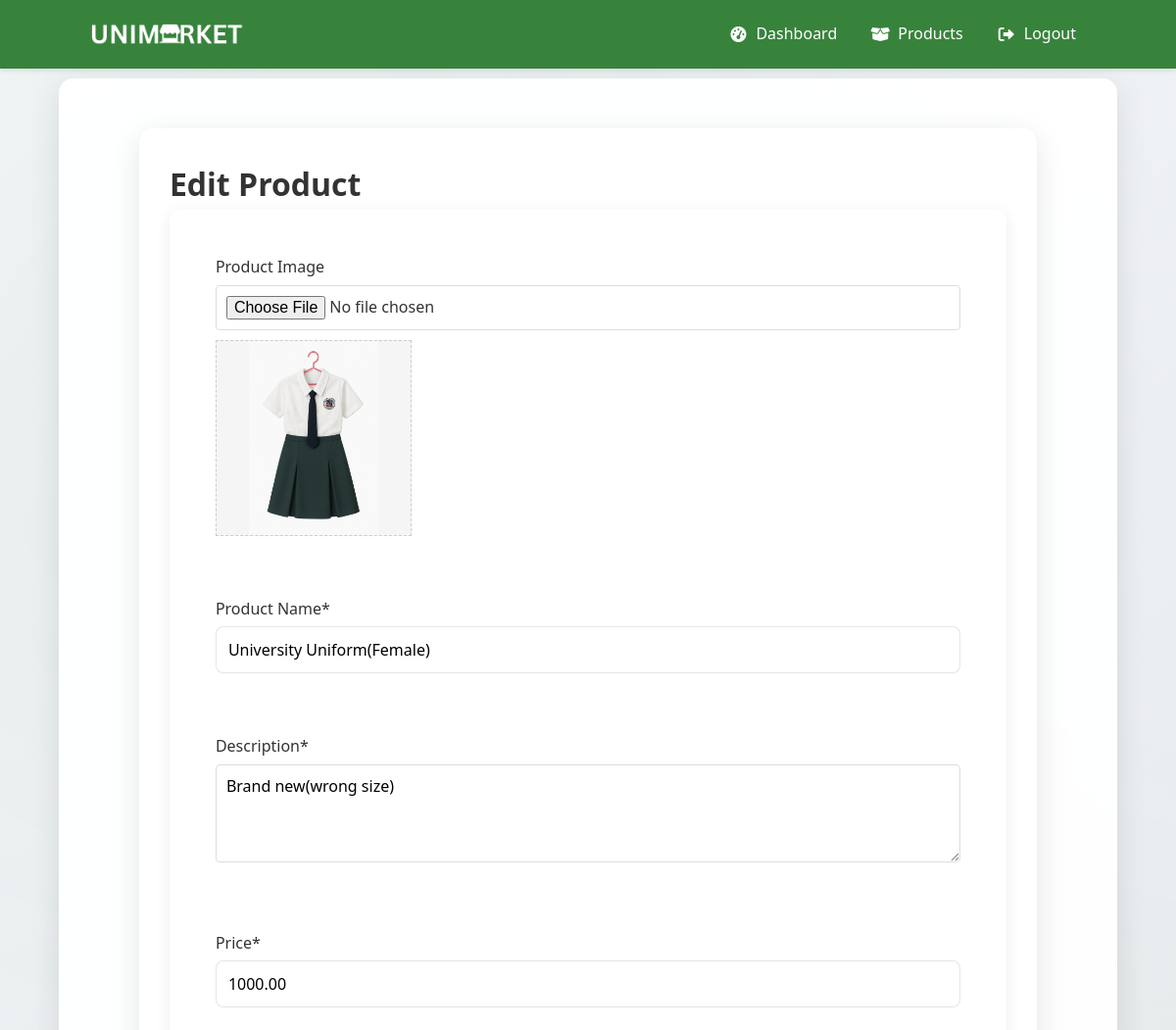
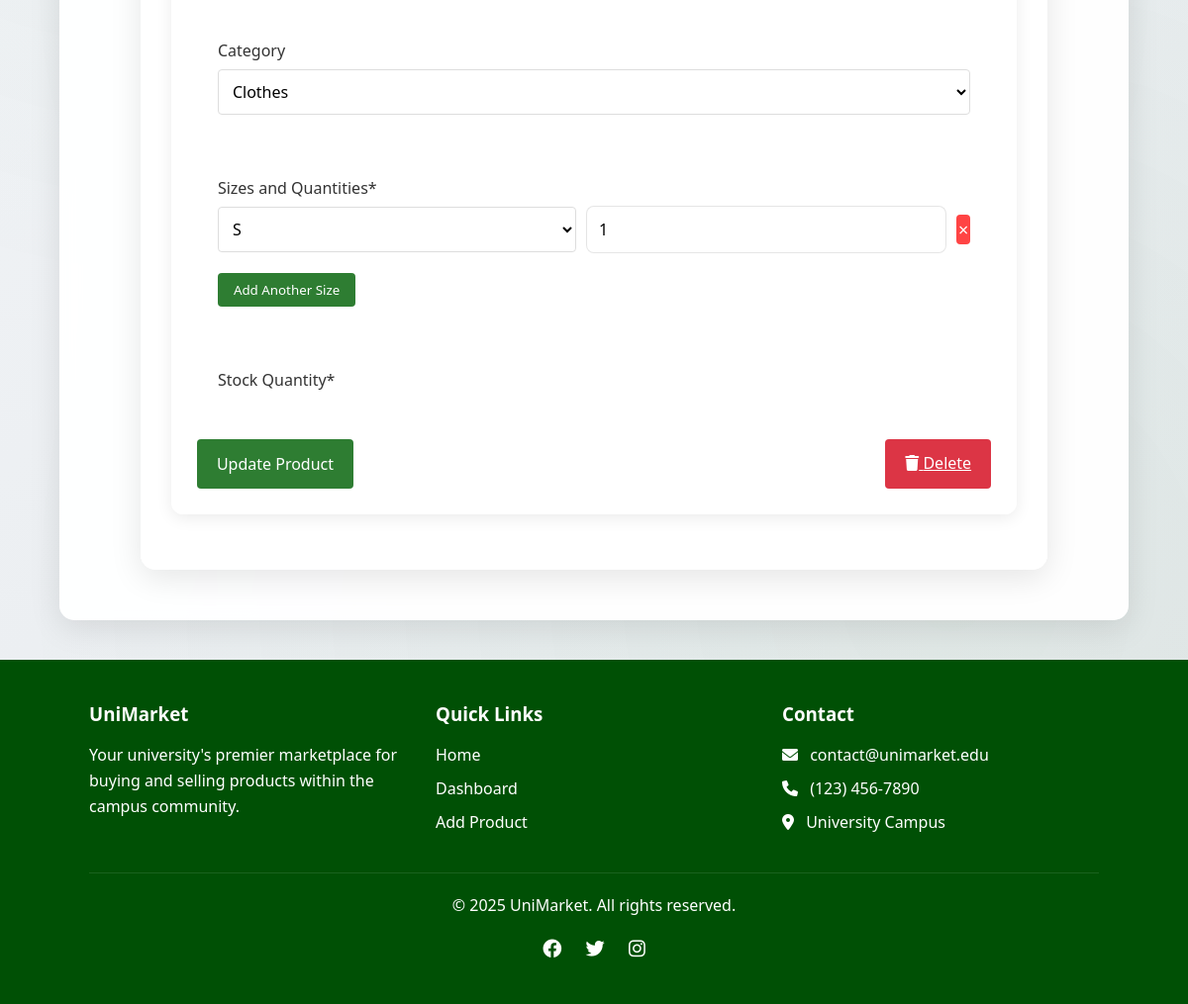
The page /unimarket/owner/products/edit.php?id=6 (signed in) on the database its author committed (2 pictures, top to bottom).
### tables this page shows
CREATE TABLE `products` (
  `product_id` int(11) NOT NULL,
  `owner_id` int(11) NOT NULL,
  `name` varchar(100) NOT NULL,
  `description` text DEFAULT NULL,
  `price` decimal(10,2) NOT NULL,
  `category` varchar(50) DEFAULT NULL,
  `stock_quantity` int(11) NOT NULL DEFAULT 0,
  `image_path` varchar(255) DEFAULT NULL,
  `size_data` longtext DEFAULT NULL CHECK (json_valid(`size_data`)),
  `created_at` timestamp NOT NULL DEFAULT current_timestamp(),
  `updated_at` timestamp NOT NULL DEFAULT current_timestamp() ON UPDATE current_timestamp(),
  `Sub_Cat` varchar(50) DEFAULT NULL
);

### Unimarket/owner/products/edit.php (the view, shortened to what this page needs)
<?php
require_once '../../config/database.php';
$product_id = (int)$_GET['id'];
$stmt = $pdo->prepare("SELECT * FROM products WHERE product_id = ? AND owner_id = ?");
$stmt->execute([$product_id, $_SESSION['user_id']]);
$product = $stmt->fetch();
$size_data = null;
if (isset($product['size_data']) && $product['size_data']) {
    $size_data = json_decode($product['size_data'], true);
}
?>
<!DOCTYPE html>
<html lang="en">
<head>
    <link rel="stylesheet" href="/unimarket/assets/css/style.css">
    <link rel="stylesheet" href="/unimarket/assets/css/responsive.css">
    <link rel="stylesheet" href="https://cdnjs.cloudflare.com/ajax/libs/font-awesome/6.0.0/css/all.min.css">
</head>
<body>
    <?php include '../../includes/header.php'; ?>
    <div class="container edit-product-container">
        <h1>Edit Product</h1>
        <form method="POST" enctype="multipart/form-data" class="card">
            <div class="form-group image-upload">
                <label>Product Image</label>
                <input type="file" name="image" id="productImage" accept="image/*">
                <div class="image-preview" id="imagePreview">
                    <?php if ($product['image_path']): ?>
                        <img src="/unimarket/assets/images/products/<?php echo $product['image_path']; ?>" alt="<?php echo htmlspecialchars($product['name']); ?>">
                    <?php else: ?>
                        <div class="default-text">No image selected</div>
                    <?php endif; ?>
                </div>
            </div>
            <div class="form-group">
                <label for="name">Product Name*</label>
                <input type="text" id="name" name="name" value="<?php echo htmlspecialchars($product['name']); ?>" required>
            </div>
            <div class="form-group">
                <label for="description">Description*</label>
                <textarea id="description" name="description" required><?php echo htmlspecialchars($product['description']); ?></textarea>
            </div>
            <div class="form-group">
                <label for="price">Price*</label>
                <input type="number" id="price" name="price" step="0.01" min="0.01" value="<?php echo htmlspecialchars($product['price']); ?>" required>
            </div>
            <div class="form-group">
                <label for="category">Category</label>
                <select id="category" name="category" onchange="updateSubcategories()">
                    <option value="clothes" <?php echo $product['category'] === 'clothes' ? 'selected' : ''; ?>>Clothes</option>
                </select>
            </div>
            <div class="form-group" id="sizeGroup" style="display: <?php echo isset($product['category']) && $product['category'] === 'clothes' ? 'block' : 'none'; ?>;">
                <label>Sizes and Quantities*</label>
                <div id="sizeContainer">
                    <?php if ($size_data && is_array($size_data)): ?>
                        <?php foreach ($size_data as $size => $quantity): ?>
                            <div class="size-row">
                                <select name="sizes[]" class="size-select">
                                    <option value="S" <?php echo $size === 'S' ? 'selected' : ''; ?>>S</option>
                                </select>
                                <input type="number" name="size_quantities[]" min="0" placeholder="Quantity" class="size-quantity" value="<?php echo $quantity; ?>">
                                <button type="button" class="btn-remove-size" onclick="removeSizeRow(this)">×</button>
                            </div>
                        <?php endforeach; ?>
                    <?php endif; ?>
                </div>
                <button type="button" class="btn-add-size" onclick="addSizeRow()">Add Another Size</button>
            </div>
            <div class="form-group">
                <label for="stock_quantity">Stock Quantity*</label>
            </div>
            <div class="button-group">
                <button type="submit" class="btn-submit">Update Product</button>
                <a href="/unimarket/owner/products/delete.php?id=<?php echo $product_id; ?>" class="btn-delete" onclick="return confirm('Are you sure you want to delete this product?')">
                    <i class="fas fa-trash"></i> Delete
                </a>
            </div>
        </form>
    </div>
    <?php include '../../includes/footer.php'; ?>
</body>
</html>

### Unimarket/assets/css/style.css (style rules this page uses)
:root { --primary-color: #2e7d32; --primary-light: #60ad5e; --primary-dark: #005005; --secondary-color: #f5f5f5; --text-color: #333; --light-text: #fff; --error-color: #d32f2f; --success-color: #388e3c; --warning-color: #f57c00; --light-bg: #f5f5f5; --white: #ffffff; --border-color: #e0e0e0; --shadow-color: rgba(0, 0, 0, 0.1); }
* { margin: 0; padding: 0; box-sizing: border-box; font-family: 'Segoe UI', Tahoma, Geneva, Verdana, sans-serif; }
body { background-color: #f9f9f9; color: var(--text-color); line-height: 1.6; font-family: 'Roboto', sans-serif; min-height: 100vh; background: linear-gradient(135deg, #f5f7fa 0%, #e4e8eb 100%); position: relative; }
body::before { content: ''; position: fixed; top: 0; left: 0; width: 100%; height: 100%; background: radial-gradient(circle at 20% 20%, rgba(46, 125, 50, 0.05) 0%, transparent 50%), radial-gradient(circle at 80% 80%, rgba(76, 175, 80, 0.05) 0%, transparent 50%), radial-gradient(circle at 50% 50%, rgba(27, 94, 32, 0.03) 0%, transparent 50%); pointer-events: none; z-index: -1; }
.container { width: 90%; max-width: 1200px; margin: 20px auto; padding: 30px; background: rgba(255, 255, 255, 0.95); border-radius: 15px; box-shadow: 0 8px 32px rgba(0, 0, 0, 0.1); backdrop-filter: blur(10px); -webkit-backdrop-filter: blur(10px); border: 1px solid rgba(255, 255, 255, 0.2); }
.card { background: rgba(255, 255, 255, 0.95); border-radius: 12px; box-shadow: 0 4px 16px rgba(0, 0, 0, 0.08); padding: 25px; margin-bottom: 25px; backdrop-filter: blur(5px); -webkit-backdrop-filter: blur(5px); border: 1px solid rgba(255, 255, 255, 0.2); transition: transform 0.3s ease, box-shadow 0.3s ease; }
.form-group { margin-bottom: 20px; background: rgba(255, 255, 255, 0.8); padding: 20px; border-radius: 10px; border: 1px solid rgba(255, 255, 255, 0.2); transition: transform 0.3s ease; }
.form-group label { display: block; margin-bottom: 5px; font-weight: 500; }
input[type="text"], input[type="email"], input[type="password"], input[type="number"], input[type="tel"], select, textarea { width: 100%; padding: 12px; border: 1px solid rgba(0, 0, 0, 0.1); border-radius: 8px; background: rgba(255, 255, 255, 0.9); transition: all 0.3s ease; font-size: 1rem; }

### Unimarket/owner/products/edit.php (style rules this page uses)
.edit-product-container { margin-top: 30px; }
.image-upload { margin-bottom: 20px; }
.image-preview { width: 200px; height: 200px; background-color: #f5f5f5; border: 1px dashed #ccc; display: flex; align-items: center; justify-content: center; margin-top: 10px; overflow: hidden; }
.image-preview img { max-width: 100%; max-height: 100%; }
.form-group { margin-bottom: 20px; }
.form-group label { display: block; margin-bottom: 8px; font-weight: 500; }
.form-group input, .form-group textarea, .form-group select { width: 100%; padding: 10px; border: 1px solid #ddd; border-radius: 4px; font-size: 1rem; }
.form-group textarea { min-height: 100px; }
.btn-submit { background-color: var(--primary-color); color: white; border: none; padding: 12px 20px; border-radius: 4px; cursor: pointer; font-size: 1rem; transition: background-color 0.3s; }
.btn-delete { background-color: #dc3545; color: white; border: none; padding: 12px 20px; border-radius: 4px; cursor: pointer; font-size: 1rem; transition: background-color 0.3s; margin-left: 10px; }
.button-group { display: flex; justify-content: space-between; }
.size-row { display: flex; gap: 10px; margin-bottom: 10px; align-items: center; }
.size-select, .size-quantity { padding: 8px; border: 1px solid #ddd; border-radius: 4px; }
.size-select { width: 100px; }
.size-quantity { width: 100px; }
.btn-remove-size { background: #ff4444; color: white; border: none; border-radius: 4px; width: 30px; height: 30px; cursor: pointer; font-size: 18px; display: flex; align-items: center; justify-content: center; }
.btn-add-size { background: var(--primary-color); color: white; border: none; padding: 8px 16px; border-radius: 4px; cursor: pointer; margin-top: 10px; }

### Unimarket/includes/header.php (style rules this page uses)
body { padding-top: 60px !important; }

### rows shown on the page
products: image_path (picture), name "University Uniform(Female)", description "Brand new(wrong size)", price "1000.00", category "Clothes", size_data "1"
